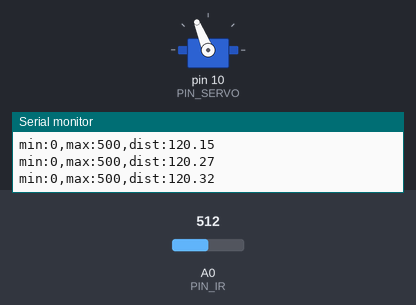
Bench run of a sketch on a simulated Arduino Uno, built with avr-gcc and run on an emulated ATmega328P. On the bench: servo, the last lines printed to the serial monitor. The inputs (shaded band) are chosen by the test bench; at power-on: A0 (PIN_IR) = 512.

Above: at 1.2 s.
1.3 s: A0 (PIN_IR) set to 335
3.3 s: A0 (PIN_IR) set to 312
At 3.8 s:
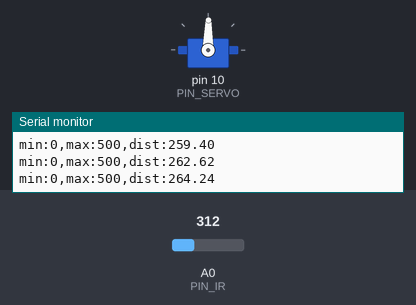
4.9 s: A0 (PIN_IR) set to 511
At 5.5 s:
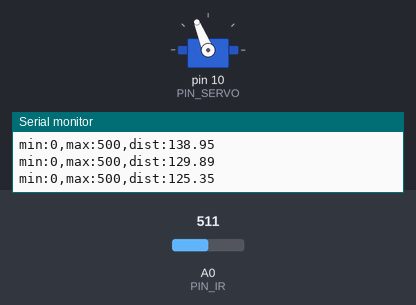
6.4 s: A0 (PIN_IR) set to 306
At 7.5 s:
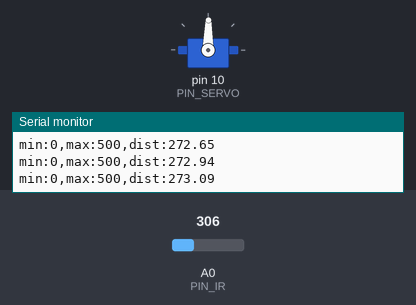
Timing chart, 0 to 9.2 s (numbered marks = the images above; inputs shaded):
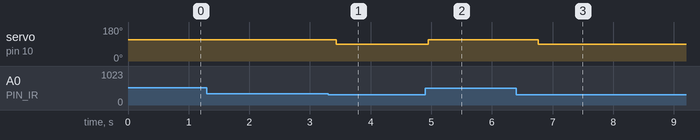

The sketch:

21_bbc_20203116.ino
```cpp
#include <Servo.h>

// Arduino pin assignment
#define PIN_SERVO 10
#define PIN_IR A0

#define _DIST_TARGET 255

#define _DUTY_MIN 1700
#define _DUTY_NEU 1580
#define _DUTY_MAX 1460
#define _DIST_ALPHA 0.5

int a, b;

float duty_min, duty_max;
float dist_raw, dist_cail, dist_ema, alpha;
Servo myservo;

void setup() {
  myservo.attach(PIN_SERVO);
  myservo.writeMicroseconds(_DUTY_NEU);

// initialize USS related variables
  duty_min = _DUTY_MIN;
  duty_max = _DUTY_MAX;
  dist_raw = dist_cail = dist_ema = 0.0; // raw distance output from USS (unit: mm)
  alpha = _DIST_ALPHA;

// initialize serial port
  Serial.begin(57600);

  a = 82;
  b = 265;
}

float ir_distance(void){ // return value unit: mm
  float val;
  float volt = float(analogRead(PIN_IR));
  val = ((6762.0/(volt-9.0))-4.0) * 10.0;
  return val;
}

void loop() {
  dist_cail = 100 + 300.0 / (b - a) * (ir_distance() - a);
  dist_ema = (alpha*dist_cail) + ((1-alpha)*dist_ema);
  dist_raw = dist_ema;

  if(dist_raw > 255) {
    myservo.writeMicroseconds(duty_max);
    delay(100);
  }
  else {
    myservo.writeMicroseconds(duty_min);
    delay(100);
  }

  Serial.print("min:0,max:500,dist:");
  Serial.println(dist_raw);
}
```

Measured:
- the behaviour switches between 322 and 321 on A0 (PIN_IR) (found by bisection; images 0 and 1)
- after the input at 3.3 s, servo on pin 10 (PIN_SERVO): 112° → 89° after 0.13 s
- after the input at 4.9 s, servo on pin 10 (PIN_SERVO): 89° → 112° after 0.05 s
- after the input at 6.4 s, servo on pin 10 (PIN_SERVO): 112° → 89° after 0.37 s
